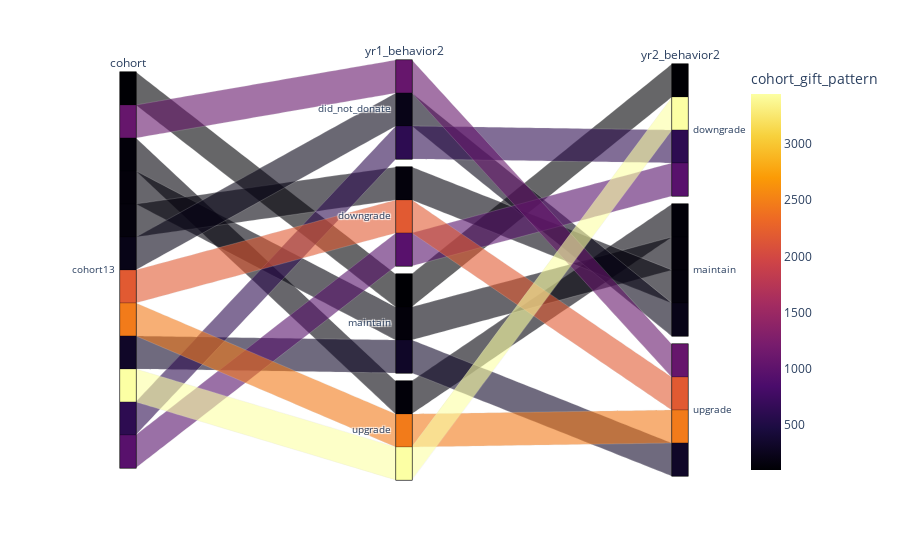

Notebook cell for this chart:
### Code cell
df=c13b.groupby(['cohort', 'yr1_behavior2', 'yr2_behavior2',
                 #'yr3_behavior2', 'yr4_behavior2'
                ]).count().reset_index()
fig = px.parallel_categories(df, dimensions=['cohort', 'yr1_behavior2', 'yr2_behavior2'],
                color="cohort_gift_pattern", color_continuous_scale=px.colors.sequential.Inferno,
                labels={'sex':'Payer sex', 'smoker':'Smokers at the table', 'day':'Day of week'})
fig.show()

### Figure 1 — Plotly figure (JSON) as saved in the notebook; plotly's stock layout.template omitted (floating-point values rounded to 4 significant figures)
{"data": [{"dimensions": [{"label": "cohort", "values": ["cohort13", "cohort13", "cohort13", "cohort13", "cohort13", "cohort13", "cohort13", "cohort13", "cohort13", "cohort13", "cohort13", "cohort13"]}, {"label": "yr1_behavior2", "values": ["did_not_donate", "did_not_donate", "did_not_donate", "downgrade", "downgrade", "downgrade", "maintain", "maintain", "maintain", "upgrade", "upgrade", "upgrade"]}, {"label": "yr2_behavior2", "values": ["downgrade", "maintain", "upgrade", "downgrade", "maintain", "upgrade", "downgrade", "maintain", "upgrade", "downgrade", "maintain", "upgrade"]}], "domain": {"x": [0, 1], "y": [0, 1]}, "line": {"color": [613, 217, 1068, 954, 150, 2182, 101, 137, 323, 3443, 129, 2459], "coloraxis": "coloraxis"}, "name": "", "type": "parcats"}], "layout": {"coloraxis": {"colorbar": {"title": {"text": "cohort_gift_pattern"}}, "colorscale": [[0, "#000004"], [0.1111, "#1b0c41"], [0.2222, "#4a0c6b"], [0.3333, "#781c6d"], [0.4444, "#a52c60"], [0.5556, "#cf4446"], [0.6667, "#ed6925"], [0.7778, "#fb9b06"], [0.8889, "#f7d13d"], [1, "#fcffa4"]]}, "legend": {"tracegroupgap": 0}, "margin": {"t": 60}}}
